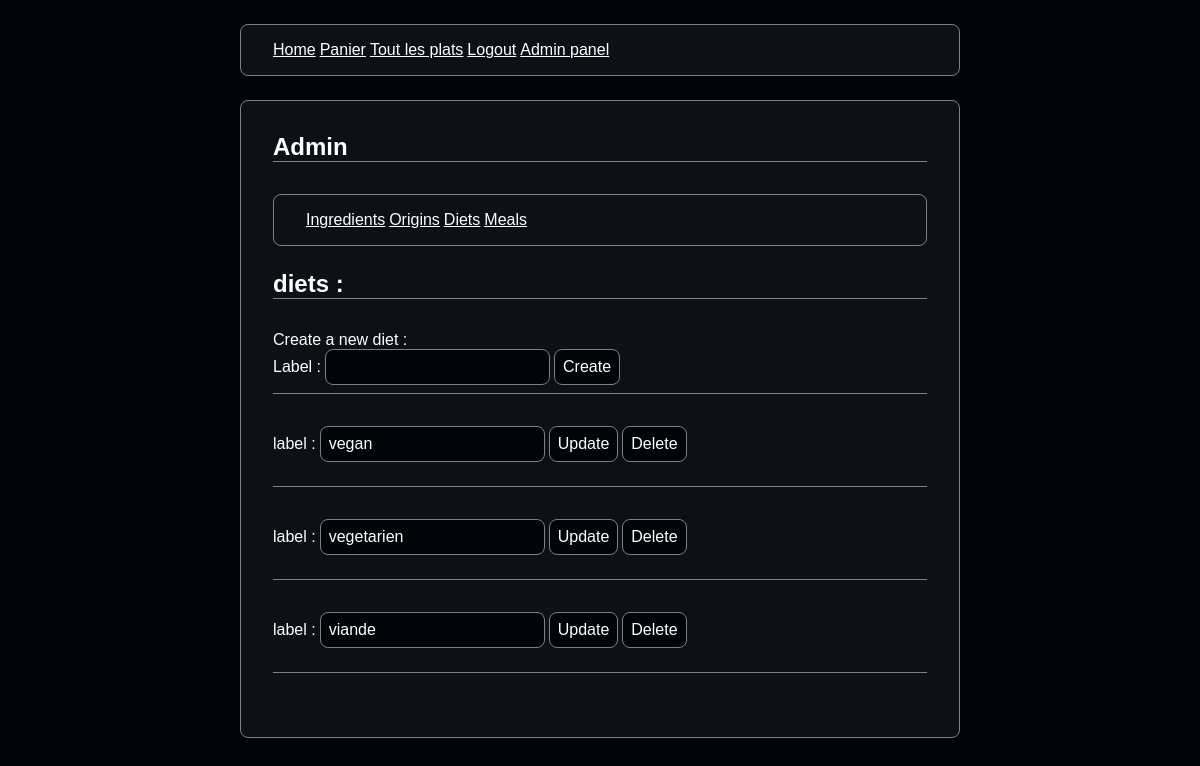
Screenshot of /admin/diets (signed in) with the database file from the repository.
### tables this page shows
CREATE TABLE IF NOT EXISTS `diet_meal` (
  `id_diet` varchar(255) NOT NULL,
  `label_diet` varchar(255) DEFAULT NULL,
  PRIMARY KEY (`id_diet`)
);

### src/Controllers/AdminController.php (called while the page is built, shortened)
<?php
class AdminController
{
    private DietManager $DietManager;
    function __construct()
    {
        $this->DietManager = new DietManager();
    }
    function index_diets()
    {
        $diets = $this->DietManager->get_all();
        require VIEWS . "./page/admin/diets.php";
    }
}

### src/Route.php (called while the page is built, shortened)
<?php
class Route
{
    private $path;
    private $callable;
    private $matches = [];
    public function __construct($path, $callable)
    {
        $this->path = trim($path, '/');
        $this->callable = $callable;
    }
    public function match($url)
    {
        $url = trim($url, '/');
        $path = preg_replace('#:([\w]+)#', '([^/]+)', $this->path);
        $regex = "#^$path$#i";
        if (!preg_match($regex, $url, $matches)) {
            return false;
        }
        array_shift($matches);
        $this->matches = $matches;
        return true;
    }
    public function call()
    {
        $rep = explode("@", $this->callable);
        $controller = new $controller();
        return call_user_func_array([$controller, $rep[1]], $this->matches);
    }
}

### src/Router.php (called while the page is built, shortened)
<?php
class Router
{
    private $url;
    private $routes = [];
    public function __construct($url)
    {
        $this->url = $url;
    }
    public function get($path, $callable)
    {
        $route = new Route($path, $callable);
        $this->routes["GET"][] = $route;
        return $route;
    }
    public function post($path, $callable)
    {
        $route = new Route($path, $callable);
        $this->routes["POST"][] = $route;
        return $route;
    }
    public function run()
    {
        foreach ($this->routes[$_SERVER['REQUEST_METHOD']] as $route) {
            if ($route->match($this->url)) {
                return $route->call();
            }
        }
    }
}

### public/index.php (called while the page is built, shortened)
<?php
$router = new Cuisine\Router($_SERVER["REQUEST_URI"]);
$router->get('/', "MealController@index");
$router->get('/meals', "MealController@show_all_meals");
$router->post('/meals/sort_ingredient', "MealController@sort_ingredient");
$router->post('/meals/sort_title', "MealController@sort_title");
$router->post('/meals/sort_origin', "MealController@sort_origin");
$router->get('/cart', "CartController@index");
$router->post('/cart', "CartController@store");
$router->post('/cart/update', "CartController@update_amount");
$router->get('/cart/valid_cart', "CartController@delete_cart");
$router->get('/cart/delete/:meal_id', "CartController@delete_one_meal");
$router->get('/login', "ClientController@showLogin");
$router->post('/login', "ClientController@login");
$router->get('/logout', "ClientController@logout");
$router->get('/admin', "AdminController@index");
$router->get('/admin/origins', "AdminController@index_origins");
$router->post('/admin/origins', "AdminController@manage_origins");
$router->get('/admin/ingredients', "AdminController@index_ingredients");
$router->post('/admin/ingredients', "AdminController@manage_ingredients");
$router->get('/admin/diets', "AdminController@index_diets");
$router->post('/admin/diets', "AdminController@manage_diets");
$router->get('/admin/meals', "AdminController@index_meals");
$router->post('/admin/meals', "AdminController@manage_meals");
$router->run();

### src/Models/DietManager.php (called while the page is built, shortened)
<?php
class DietManager
{
    private PDO $bdd;
    function __construct()
    {
        $this->bdd = new PDO('mysql:host=' . HOST . ';dbname=' . DATABASE . ';charset=utf8;', USER, PASSWORD);
        $this->bdd->setAttribute(PDO::ATTR_ERRMODE, PDO::ERRMODE_EXCEPTION);
    }
    function get_all(): array
    {
        $sql = "SELECT * FROM diet_meal";
        $result = $this->bdd->query($sql);
        return $result->fetchAll();
    }
}

### src/Views/Page/admin/diets.php (the view, shortened to what this page needs)
<h2>diets :</h2>
<form action="#" method="post">
    <p>Create a new diet :</p>
    <label for="label">Label :</label>
    <input type="text" name="label" id="label" required>
    <input type="submit" name="create" value="Create">
</form>
<?php
foreach ($diets as $diet) {
    ?>
    <form action="#" method="post">
        <div>
            <label for="label_<?= $diet["id_diet"] ?>">label :</label>
            <input type="text" name="label_diet" id="label_<?= $diet["id_diet"] ?>" value="<?= $diet["label_diet"] ?>">
            <input type="submit" name="update" value="Update">
            <input type="submit" name="delete" value="Delete">
        </div>
    </form>
    <?php
}
require VIEWS . './page/admin/admin_layout.php';

### public/style.css (style rules this page uses)
* { margin: 0; padding: 0; box-sizing: border-box; }
body { background-color: #010409; padding: 0 20%; }
p, h1, h2, h3, a, label, li { color: white; font-family: Arial, Helvetica, sans-serif; }
h1, h2, h3 { margin-bottom: 32px; border-bottom: 1px solid #79818b; }
form { margin-bottom: 32px; padding-bottom: 8px; border-bottom: 1px solid #79818b; }
form div { margin-bottom: 16px; }
input, button, select { background-color: #010409; border: 1px solid #79818b; border-radius: 8px; color: white; padding: 8px; font-size: 16px; }
input[type=submit], button { cursor: pointer; }

### rows the page displays
diet_meal: label_diet "vegan"
diet_meal: label_diet "vegetarien"
diet_meal: label_diet "viande"
